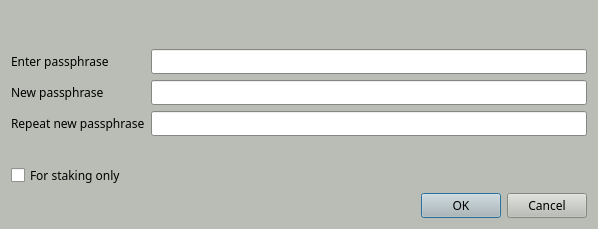
<?xml version="1.0" encoding="UTF-8"?>
<ui version="4.0">
 <class>AskPassphraseDialog</class>
 <widget class="QDialog" name="AskPassphraseDialog">
  <property name="geometry">
   <rect>
    <x>0</x>
    <y>0</y>
    <width>598</width>
    <height>229</height>
   </rect>
  </property>
  <property name="sizePolicy">
   <sizepolicy hsizetype="Preferred" vsizetype="Minimum">
    <horstretch>0</horstretch>
    <verstretch>0</verstretch>
   </sizepolicy>
  </property>
  <property name="minimumSize">
   <size>
    <width>550</width>
    <height>0</height>
   </size>
  </property>
  <property name="palette">
   <palette>
    <active>
     <colorrole role="WindowText">
      <brush brushstyle="SolidPattern">
       <color alpha="255">
        <red>0</red>
        <green>0</green>
        <blue>0</blue>
       </color>
      </brush>
     </colorrole>
     <colorrole role="Button">
      <brush brushstyle="SolidPattern">
       <color alpha="255">
        <red>186</red>
        <green>189</green>
        <blue>182</blue>
       </color>
      </brush>
     </colorrole>
     <colorrole role="Light">
      <brush brushstyle="SolidPattern">
       <color alpha="255">
        <red>255</red>
        <green>255</green>
        <blue>255</blue>
       </color>
      </brush>
     </colorrole>
     <colorrole role="Midlight">
      <brush brushstyle="SolidPattern">
       <color alpha="255">
        <red>220</red>
        <green>222</green>
        <blue>218</blue>
       </color>
      </brush>
     </colorrole>
     <colorrole role="Dark">
      <brush brushstyle="SolidPattern">
       <color alpha="255">
        <red>93</red>
        <green>94</green>
        <blue>91</blue>
       </color>
      </brush>
     </colorrole>
     <colorrole role="Mid">
      <brush brushstyle="SolidPattern">
       <color alpha="255">
        <red>124</red>
        <green>126</green>
        <blue>121</blue>
       </color>
      </brush>
     </colorrole>
     <colorrole role="Text">
      <brush brushstyle="SolidPattern">
       <color alpha="255">
        <red>0</red>
        <green>0</green>
        <blue>0</blue>
       </color>
      </brush>
     </colorrole>
     <colorrole role="BrightText">
      <brush brushstyle="SolidPattern">
       <color alpha="255">
        <red>255</red>
        <green>255</green>
        <blue>255</blue>
       </color>
      </brush>
     </colorrole>
     <colorrole role="ButtonText">
      <brush brushstyle="SolidPattern">
       <color alpha="255">
        <red>0</red>
        <green>0</green>
        <blue>0</blue>
       </color>
      </brush>
     </colorrole>
     <colorrole role="Base">
      <brush brushstyle="SolidPattern">
       <color alpha="255">
        <red>255</red>
        <green>255</green>
        <blue>255</blue>
       </color>
      </brush>
     </colorrole>
     <colorrole role="Window">
      <brush brushstyle="SolidPattern">
       <color alpha="255">
        <red>186</red>
        <green>189</green>
        <blue>182</blue>
       </color>
      </brush>
     </colorrole>
     <colorrole role="Shadow">
      <brush brushstyle="SolidPattern">
       <color alpha="255">
        <red>0</red>
        <green>0</green>
        <blue>0</blue>
       </color>
      </brush>
     </colorrole>
     <colorrole role="AlternateBase">
      <brush brushstyle="SolidPattern">
       <color alpha="255">
        <red>220</red>
        <green>222</green>
        <blue>218</blue>
       </color>
      </brush>
     </colorrole>
     <colorrole role="ToolTipBase">
      <brush brushstyle="SolidPattern">
       <color alpha="255">
        <red>255</red>
        <green>255</green>
        <blue>220</blue>
       </color>
      </brush>
     </colorrole>
     <colorrole role="ToolTipText">
      <brush brushstyle="SolidPattern">
       <color alpha="255">
        <red>0</red>
        <green>0</green>
        <blue>0</blue>
       </color>
      </brush>
     </colorrole>
    </active>
    <inactive>
     <colorrole role="WindowText">
      <brush brushstyle="SolidPattern">
       <color alpha="255">
        <red>0</red>
        <green>0</green>
        <blue>0</blue>
       </color>
      </brush>
     </colorrole>
     <colorrole role="Button">
      <brush brushstyle="SolidPattern">
       <color alpha="255">
        <red>186</red>
        <green>189</green>
        <blue>182</blue>
       </color>
      </brush>
     </colorrole>
     <colorrole role="Light">
      <brush brushstyle="SolidPattern">
       <color alpha="255">
        <red>255</red>
        <green>255</green>
        <blue>255</blue>
       </color>
      </brush>
     </colorrole>
     <colorrole role="Midlight">
      <brush brushstyle="SolidPattern">
       <color alpha="255">
        <red>220</red>
        <green>222</green>
        <blue>218</blue>
       </color>
      </brush>
     </colorrole>
     <colorrole role="Dark">
      <brush brushstyle="SolidPattern">
       <color alpha="255">
        <red>93</red>
        <green>94</green>
        <blue>91</blue>
       </color>
      </brush>
     </colorrole>
     <colorrole role="Mid">
      <brush brushstyle="SolidPattern">
       <color alpha="255">
        <red>124</red>
        <green>126</green>
        <blue>121</blue>
       </color>
      </brush>
     </colorrole>
     <colorrole role="Text">
      <brush brushstyle="SolidPattern">
       <color alpha="255">
        <red>0</red>
        <green>0</green>
        <blue>0</blue>
       </color>
      </brush>
     </colorrole>
     <colorrole role="BrightText">
      <brush brushstyle="SolidPattern">
       <color alpha="255">
        <red>255</red>
        <green>255</green>
        <blue>255</blue>
       </color>
      </brush>
     </colorrole>
     <colorrole role="ButtonText">
      <brush brushstyle="SolidPattern">
       <color alpha="255">
        <red>0</red>
        <green>0</green>
        <blue>0</blue>
       </color>
      </brush>
     </colorrole>
     <colorrole role="Base">
      <brush brushstyle="SolidPattern">
       <color alpha="255">
        <red>255</red>
        <green>255</green>
        <blue>255</blue>
       </color>
      </brush>
     </colorrole>
     <colorrole role="Window">
      <brush brushstyle="SolidPattern">
       <color alpha="255">
        <red>186</red>
        <green>189</green>
        <blue>182</blue>
       </color>
      </brush>
     </colorrole>
     <colorrole role="Shadow">
      <brush brushstyle="SolidPattern">
       <color alpha="255">
        <red>0</red>
        <green>0</green>
        <blue>0</blue>
       </color>
      </brush>
     </colorrole>
     <colorrole role="AlternateBase">
      <brush brushstyle="SolidPattern">
       <color alpha="255">
        <red>220</red>
        <green>222</green>
        <blue>218</blue>
       </color>
      </brush>
     </colorrole>
     <colorrole role="ToolTipBase">
      <brush brushstyle="SolidPattern">
       <color alpha="255">
        <red>255</red>
        <green>255</green>
        <blue>220</blue>
       </color>
      </brush>
     </colorrole>
     <colorrole role="ToolTipText">
      <brush brushstyle="SolidPattern">
       <color alpha="255">
        <red>0</red>
        <green>0</green>
        <blue>0</blue>
       </color>
      </brush>
     </colorrole>
    </inactive>
    <disabled>
     <colorrole role="WindowText">
      <brush brushstyle="SolidPattern">
       <color alpha="255">
        <red>93</red>
        <green>94</green>
        <blue>91</blue>
       </color>
      </brush>
     </colorrole>
     <colorrole role="Button">
      <brush brushstyle="SolidPattern">
       <color alpha="255">
        <red>186</red>
        <green>189</green>
        <blue>182</blue>
       </color>
      </brush>
     </colorrole>
     <colorrole role="Light">
      <brush brushstyle="SolidPattern">
       <color alpha="255">
        <red>255</red>
        <green>255</green>
        <blue>255</blue>
       </color>
      </brush>
     </colorrole>
     <colorrole role="Midlight">
      <brush brushstyle="SolidPattern">
       <color alpha="255">
        <red>220</red>
        <green>222</green>
        <blue>218</blue>
       </color>
      </brush>
     </colorrole>
     <colorrole role="Dark">
      <brush brushstyle="SolidPattern">
       <color alpha="255">
        <red>93</red>
        <green>94</green>
        <blue>91</blue>
       </color>
      </brush>
     </colorrole>
     <colorrole role="Mid">
      <brush brushstyle="SolidPattern">
       <color alpha="255">
        <red>124</red>
        <green>126</green>
        <blue>121</blue>
       </color>
      </brush>
     </colorrole>
     <colorrole role="Text">
      <brush brushstyle="SolidPattern">
       <color alpha="255">
        <red>93</red>
        <green>94</green>
        <blue>91</blue>
       </color>
      </brush>
     </colorrole>
     <colorrole role="BrightText">
      <brush brushstyle="SolidPattern">
       <color alpha="255">
        <red>255</red>
        <green>255</green>
        <blue>255</blue>
       </color>
      </brush>
     </colorrole>
     <colorrole role="ButtonText">
      <brush brushstyle="SolidPattern">
       <color alpha="255">
        <red>93</red>
        <green>94</green>
        <blue>91</blue>
       </color>
      </brush>
     </colorrole>
     <colorrole role="Base">
      <brush brushstyle="SolidPattern">
       <color alpha="255">
        <red>186</red>
        <green>189</green>
        <blue>182</blue>
       </color>
      </brush>
     </colorrole>
     <colorrole role="Window">
      <brush brushstyle="SolidPattern">
       <color alpha="255">
        <red>186</red>
        <green>189</green>
        <blue>182</blue>
       </color>
      </brush>
     </colorrole>
     <colorrole role="Shadow">
      <brush brushstyle="SolidPattern">
       <color alpha="255">
        <red>0</red>
        <green>0</green>
        <blue>0</blue>
       </color>
      </brush>
     </colorrole>
     <colorrole role="AlternateBase">
      <brush brushstyle="SolidPattern">
       <color alpha="255">
        <red>186</red>
        <green>189</green>
        <blue>182</blue>
       </color>
      </brush>
     </colorrole>
     <colorrole role="ToolTipBase">
      <brush brushstyle="SolidPattern">
       <color alpha="255">
        <red>255</red>
        <green>255</green>
        <blue>220</blue>
       </color>
      </brush>
     </colorrole>
     <colorrole role="ToolTipText">
      <brush brushstyle="SolidPattern">
       <color alpha="255">
        <red>0</red>
        <green>0</green>
        <blue>0</blue>
       </color>
      </brush>
     </colorrole>
    </disabled>
   </palette>
  </property>
  <property name="windowTitle">
   <string>Passphrase Dialog</string>
  </property>
  <layout class="QVBoxLayout" name="verticalLayout">
   <item>
    <widget class="QLabel" name="warningLabel">
     <property name="font">
      <font>
       <family>Sawasdee</family>
      </font>
     </property>
     <property name="textFormat">
      <enum>Qt::RichText</enum>
     </property>
     <property name="wordWrap">
      <bool>true</bool>
     </property>
    </widget>
   </item>
   <item>
    <layout class="QFormLayout" name="formLayout">
     <property name="fieldGrowthPolicy">
      <enum>QFormLayout::AllNonFixedFieldsGrow</enum>
     </property>
     <item row="0" column="0">
      <widget class="QLabel" name="passLabel1">
       <property name="font">
        <font>
         <family>Sawasdee</family>
        </font>
       </property>
       <property name="text">
        <string>Enter passphrase</string>
       </property>
      </widget>
     </item>
     <item row="0" column="1">
      <widget class="QLineEdit" name="passEdit1">
       <property name="font">
        <font>
         <family>Sawasdee</family>
        </font>
       </property>
       <property name="echoMode">
        <enum>QLineEdit::Password</enum>
       </property>
      </widget>
     </item>
     <item row="1" column="0">
      <widget class="QLabel" name="passLabel2">
       <property name="font">
        <font>
         <family>Sawasdee</family>
        </font>
       </property>
       <property name="text">
        <string>New passphrase</string>
       </property>
      </widget>
     </item>
     <item row="1" column="1">
      <widget class="QLineEdit" name="passEdit2">
       <property name="font">
        <font>
         <family>Sawasdee</family>
        </font>
       </property>
       <property name="echoMode">
        <enum>QLineEdit::Password</enum>
       </property>
      </widget>
     </item>
     <item row="2" column="0">
      <widget class="QLabel" name="passLabel3">
       <property name="font">
        <font>
         <family>Sawasdee</family>
        </font>
       </property>
       <property name="text">
        <string>Repeat new passphrase</string>
       </property>
      </widget>
     </item>
     <item row="2" column="1">
      <widget class="QLineEdit" name="passEdit3">
       <property name="font">
        <font>
         <family>Sawasdee</family>
        </font>
       </property>
       <property name="echoMode">
        <enum>QLineEdit::Password</enum>
       </property>
      </widget>
     </item>
     <item row="3" column="1">
      <widget class="QLabel" name="capsLabel">
       <property name="font">
        <font>
         <family>Sawasdee</family>
         <weight>75</weight>
         <bold>true</bold>
        </font>
       </property>
       <property name="text">
        <string/>
       </property>
       <property name="alignment">
        <set>Qt::AlignCenter</set>
       </property>
      </widget>
     </item>
     <item row="4" column="0">
      <widget class="QCheckBox" name="stakingCheckBox">
       <property name="enabled">
        <bool>true</bool>
       </property>
       <property name="font">
        <font>
         <family>Sawasdee</family>
        </font>
       </property>
       <property name="visible">
        <bool>false</bool>
       </property>
       <property name="toolTip">
        <string>Serves to disable the trivial sendmoney when OS account compromised. Provides no real security.</string>
       </property>
       <property name="text">
        <string>For staking only</string>
       </property>
      </widget>
     </item>
    </layout>
   </item>
   <item>
    <widget class="QDialogButtonBox" name="buttonBox">
     <property name="font">
      <font>
       <family>Sawasdee</family>
      </font>
     </property>
     <property name="orientation">
      <enum>Qt::Horizontal</enum>
     </property>
     <property name="standardButtons">
      <set>QDialogButtonBox::Cancel|QDialogButtonBox::Ok</set>
     </property>
    </widget>
   </item>
  </layout>
 </widget>
 <resources/>
 <connections>
  <connection>
   <sender>buttonBox</sender>
   <signal>accepted()</signal>
   <receiver>AskPassphraseDialog</receiver>
   <slot>accept()</slot>
   <hints>
    <hint type="sourcelabel">
     <x>248</x>
     <y>254</y>
    </hint>
    <hint type="destinationlabel">
     <x>157</x>
     <y>274</y>
    </hint>
   </hints>
  </connection>
  <connection>
   <sender>buttonBox</sender>
   <signal>rejected()</signal>
   <receiver>AskPassphraseDialog</receiver>
   <slot>reject()</slot>
   <hints>
    <hint type="sourcelabel">
     <x>316</x>
     <y>260</y>
    </hint>
    <hint type="destinationlabel">
     <x>286</x>
     <y>274</y>
    </hint>
   </hints>
  </connection>
 </connections>
</ui>
